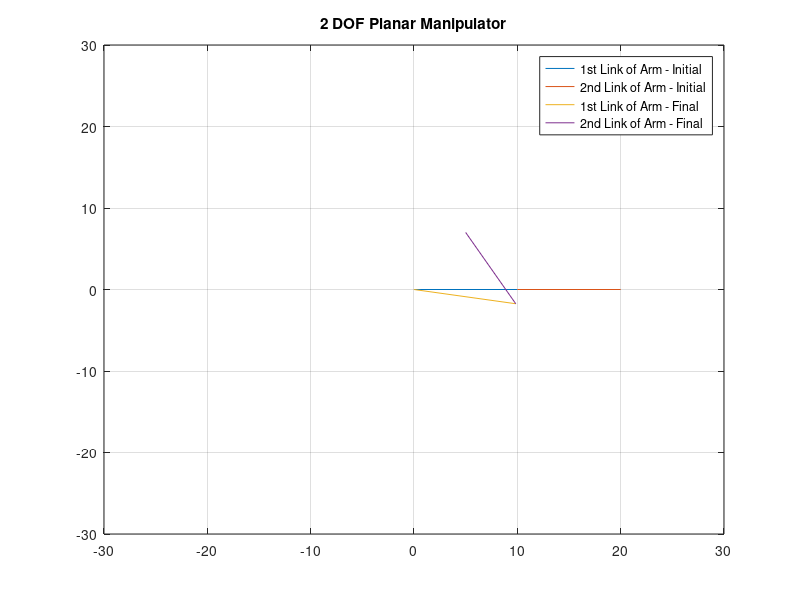

MATLAB code for this plot:
% Author: Ailton Santos
%
% GitHub: <https://github.com/ailton-santos> 
%
% This is the main program.    

%% Clear the environment and the command line
clear;
clc;
close all;


%% Define the input parameters and simulate

% Set the length of the links of the manipulator robot.
L1 = 10;
L2 = 10;

% Define the initial end-effector position (This should be reachable)
X = 20;
Y = 0;


%% Compute the inverse algebraic solution for the initial position

C2 = (X^2 + Y^2 - L1^2 -L2^2)/(2 * L1 * L2);
S2 = sqrt(1-C2^2);

theta2 = atan2(S2, C2);

K1 = L1 + L2* cos(theta2);
K2 = L2 * sin(theta2);
theta1 = atan2(Y, X) - atan2(K2, K1);

X1 = L1*cos(theta1);
Y1 = L1*sin(theta1);

X2 = L1*cos(theta1) + L2*cos(theta1 + theta2);
Y2 = L1*sin(theta1) + L2*sin(theta1 + theta2);

plot([0, X1], [0,Y1]);
hold on;
grid on;
plot([X1,X2], [Y1, Y2]);
title('2 DOF Planar Manipulator');
legend('1st Link of Arm - Initial', '2nd Link of Arm - Initial');
axis([-30 30 -30 30]);

% Take desired end-effector position from user via mouse pointer.
% [X,Y] = ginput;
% X = X(end);
% Y = Y(end);

% Alternatively, user can choose the desired end-effector position
% directly as absolute coordinates too.
X = 5;
Y = 7;

fprintf("The selected point for end effector is (%0.2f, %0.2f)\n", [X, Y])
if hypot(X, Y) > L1 + L2
    error("Point out of reach");
end

%% Compute the inverse algebraic solution for the final position

C2 = (X^2 + Y^2 - L1^2 -L2^2)/(2 * L1 * L2);
S2 = sqrt(1-C2^2);

theta2 = atan2(S2, C2);

K1 = L1 + L2* cos(theta2);
K2 = L2 * sin(theta2);
theta1 = atan2(Y, X) - atan2(K2, K1);

X1 = L1*cos(theta1);
Y1 = L1*sin(theta1);

X2 = L1*cos(theta1) + L2*cos(theta1 + theta2);
Y2 = L1*sin(theta1) + L2*sin(theta1 + theta2);

plot([0, X1], [0,Y1]);
plot([X1,X2], [Y1, Y2]);
legend('1st Link of Arm - Initial', '2nd Link of Arm - Initial', ...
    '1st Link of Arm - Final', '2nd Link of Arm - Final');
hold off;

fprintf("The final end effector position is (%0.2f, %0.2f)\n", [X2,Y2]);

